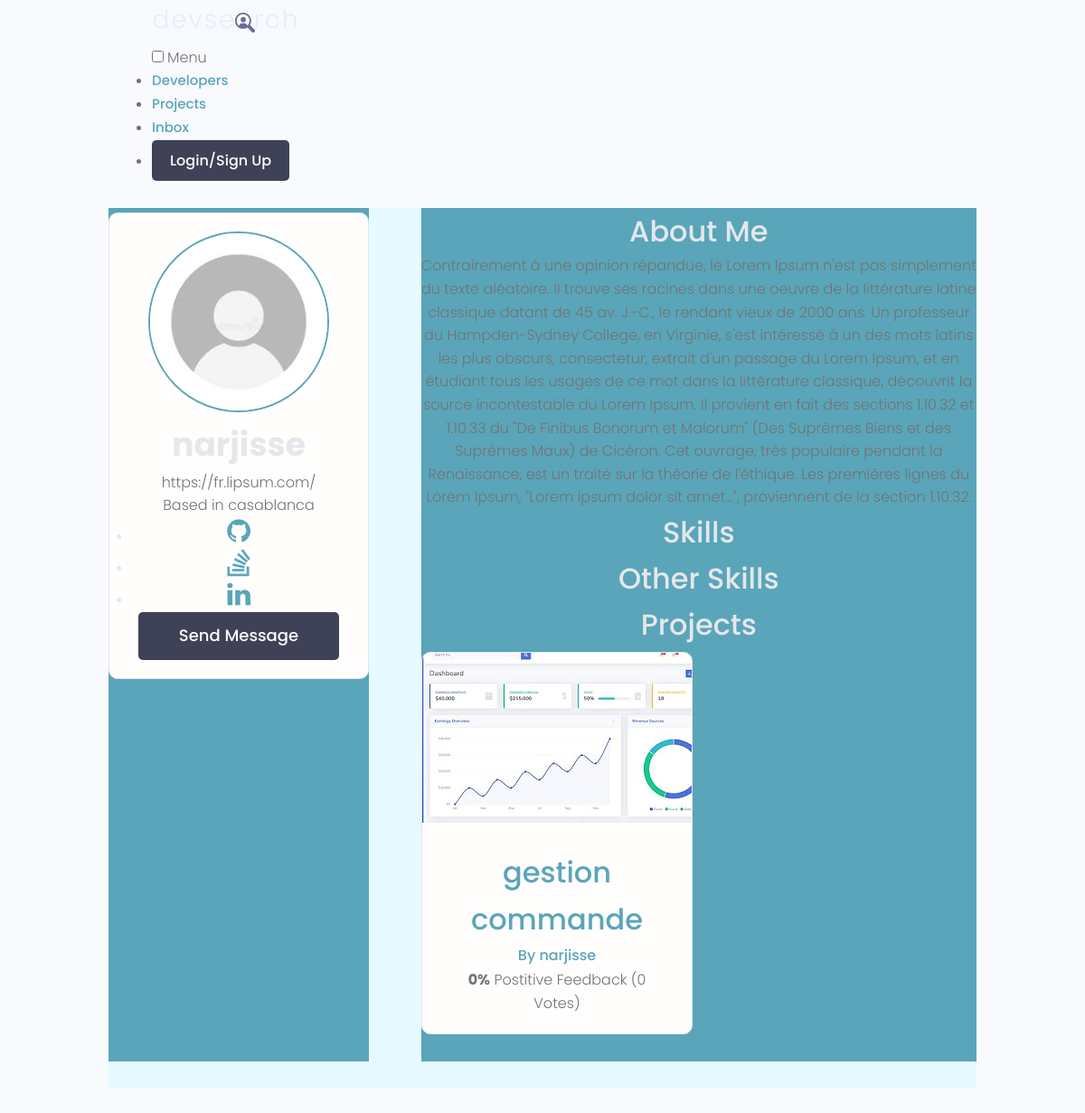
Before: /profile/8eb23337-71d9-409a-ad84-f1ed84fad109/ with the older database file.
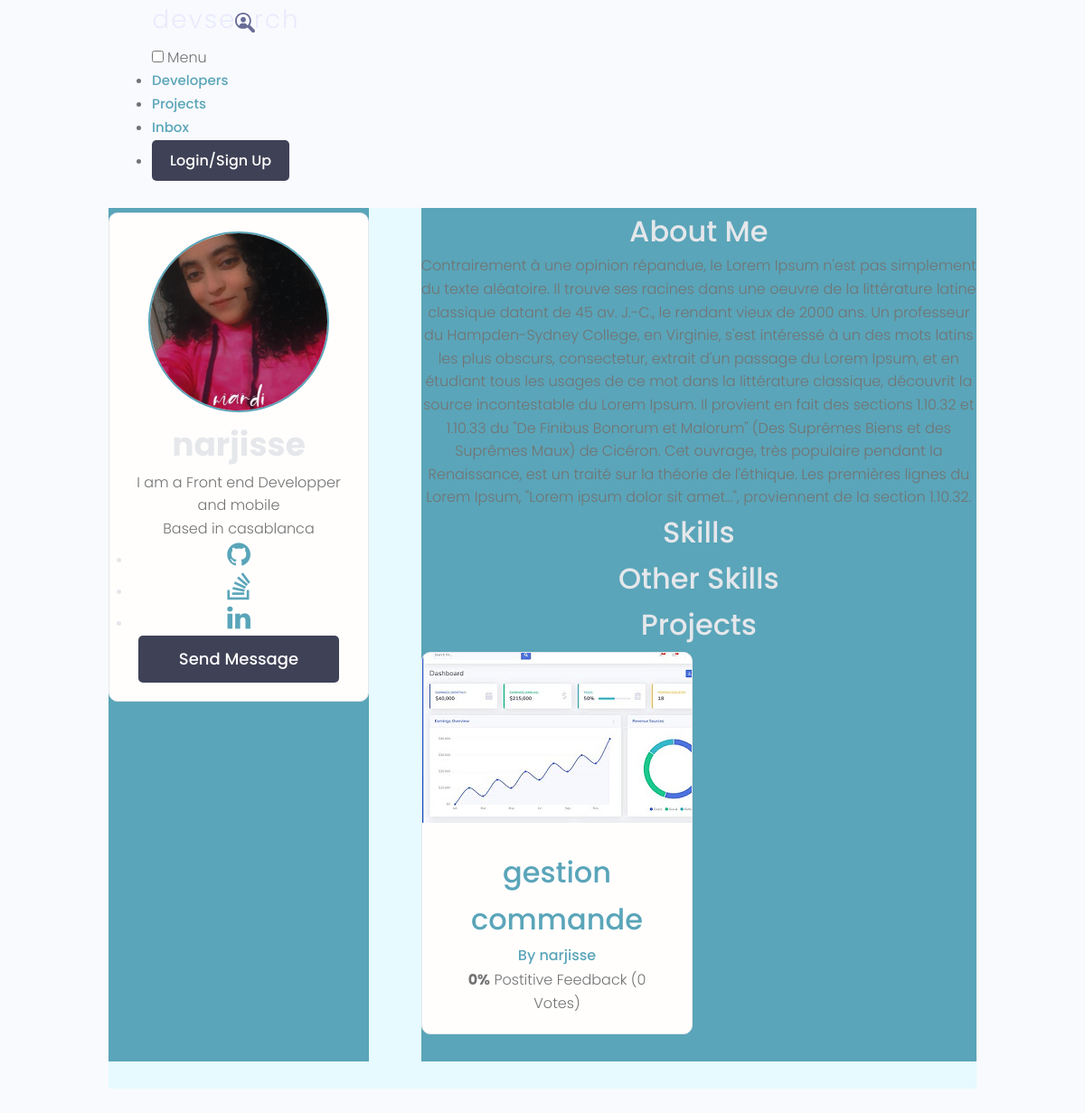
After: the same page with the newer database file.
### users/models.py (models this page shows, shortened)
class Profile(models.Model):
    user = models.OneToOneField(
        User, on_delete=models.CASCADE, null=True, blank=True)
    name = models.CharField(max_length=200, blank=True, null=True)
    email = models.EmailField(max_length=500, blank=True, null=True)
    username = models.CharField(max_length=200, blank=True, null=True)
    location = models.CharField(max_length=200, blank=True, null=True)
    short_intro = models.CharField(max_length=200, blank=True, null=True)
    bio = models.TextField(blank=True, null=True)
    profile_image = models.ImageField(
        null=True, blank=True, upload_to='profiles/', default="profiles/user-default.png")
    social_github = models.CharField(max_length=200, blank=True, null=True)
    social_twitter = models.CharField(max_length=200, blank=True, null=True)
    social_linkedin = models.CharField(max_length=200, blank=True, null=True)
    social_youtube = models.CharField(max_length=200, blank=True, null=True)
    social_website = models.CharField(max_length=200, blank=True, null=True)
    created = models.DateTimeField(auto_now_add=True)
    id = models.UUIDField(default=uuid.uuid4, unique=True,
                          primary_key=True, editable=False)
    class Meta:
        ordering = ['created']

### users/views.py (the view)
# urls.py: path('profile/<str:pk>/',views.userProfile,name="user-profile"),
def userProfile(request, pk):
    profile = Profile.objects.get(id=pk)
    topSkills = profile.skill_set.exclude(description__exact="")
    otherSkills = profile.skill_set.filter(description="")
    context = {'profile': profile, 'topSkills': topSkills,
               "otherSkills": otherSkills}
    return render(request, 'users/user-profile.html', context)

### projects/models.py (called while the page is built)
    @property
    def imageURL(self):
        try:
                img= self.featured_image.url
        except:
            img= ''
        return img

### users/templates/users/user-profile.html (shortened to what this page needs)
{% extends 'main.html' %}
{% block content %}
<main class="profile my-md">
    <div class="container">
      <div class="layout">
        <div class="column column--1of3">
          <div class="card text-center">
            <div class="card__body dev">
              <img class="avatar avatar--xl" src="{{profile.profile_image.url}}" />
              <h2 class="dev__name">{{profile.name}}</h2>
              <p class="dev__title">{{profile.short_intro}}</p>
              <p class="dev__location">Based in {{profile.location}}</p>
              <ul class="dev__social">
                {% if profile.social_github %}
                <li>
                  <a title="Github" href="{{profile.social_github}}" target="_blank"><i class="fa fa-github"style="font-size:30px"></i></a>
                </li>
                {% endif %}
                <li>
                  <a title="Stackoverflow" href="#" target="_blank"><i class="fa fa-stack-overflow" style="font-size:30px"></i></a>
                </li>
                {% if profile.social_linkedin %}
                <li>
                  <a title="LinkedIn" href="{{profile.social_linkedin}}" target="_blank"><i class="fa fa-linkedin" style="font-size:30px"></i></a>
                </li>
                {% endif %}
              </ul>
              {% if request.user.profile.id != profile.id %}
              <a href="#" class="btn btn--sub btn--lg">Send Message </a>
              {% endif %}
            </div>
          </div>
        </div>
        <div class="column column--2of3">
          <div class="devInfo">
              <h3 class="devInfo__title">About Me</h3>
              <p class="devInfo__about">{{profile.bio}}</p>
          </div>
          <div class="devInfo">
              <h3 class="devInfo__title">Skills</h3>
              <div class="devInfo__skills">
                  <h3 class="devInfo__subtitle">Other Skills</h3>
              </div>
          </div>
          <div class="devInfo">
              <h3 class="devInfo__title">Projects</h3>
              <div class="grid grid--two">
                  {% for project in profile.project_set.all %}
                  <div class="column">
                      <div class="card project">
                          <a href="{% url 'project' project.id %}" class="project">
                              <img class="project__thumbnail" src="{{project.imageURL}}"
                                  alt="project thumbnail" />
                              <div class="card__body">
                                  <h3 class="project__title">{{project.title}}</h3>
                                  <p><a class="project__author"
                                          href="{% url 'user-profile' project.owner.id %}">By
                                          {{project.owner.name}}</a>
                                  </p>
                                  <p class="project--rating">
                                      <span style="font-weight: bold;">{{project.vote_ratio}}%</span> Postitive
                                      Feedback ({{project.vote_total}} Vote{{project.vote_total|pluralize:"s"}})
                                  </p>
                              </div>
                          </a>
                      </div>
                  </div>
                  {% endfor %}
              </div>
          </div>
      </div>
  </div>
</div>
</main>
{% endblock content %}

Changed rows visible on the page:
changed Profile "narjisse": profile_image: picture added in place of a placeholder; short_intro "https://fr.lipsum.com/" → "I am a Front end Developper and mobile"
